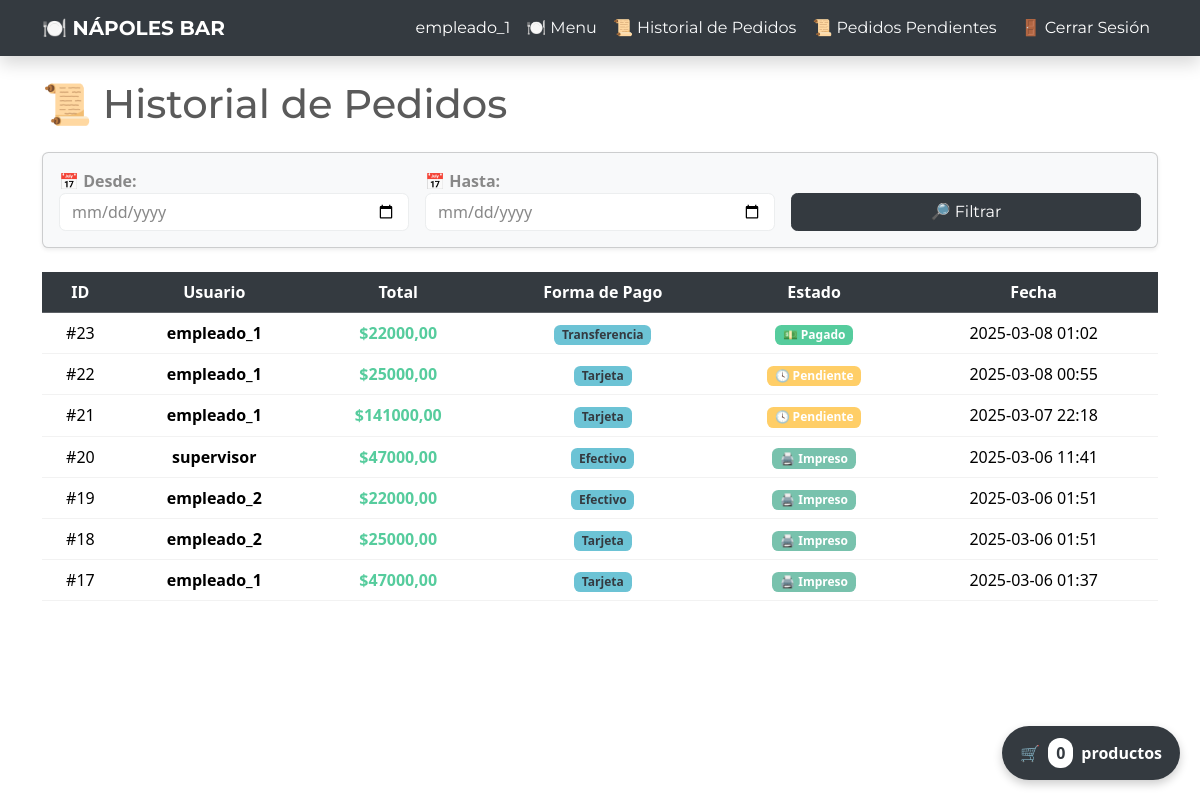
Page /orders/history/ (signed in) on the committed database.
### inventory/models.py (models this page shows, shortened)
class Order(models.Model):
    user = models.ForeignKey(User, on_delete=models.CASCADE)
    total = models.DecimalField(max_digits=10, decimal_places=2)
    status = models.CharField(
        max_length=20,
        choices=[("Pendiente", "Pendiente"), ("Pagado", "Pagado"), ("Impreso", "Impreso")],
        default="Pendiente"
    )
    payment_method = models.CharField(
        max_length=50,
        choices=[("Efectivo", "Efectivo"), ("Tarjeta", "Tarjeta"), ("Transferencia", "Transferencia")],
        default="Efectivo"
    )
    created_at = models.DateTimeField(auto_now_add=True)
    items = models.ManyToManyField(InventoryItem, through="OrderItem")

### inventory/views.py (the view)
# urls.py: path('orders/history/', OrderHistoryView.as_view(), name='order-history'),
class OrderHistoryView(LoginRequiredMixin, View):
    def get(self, request):
        orders = Order.objects.all().order_by("-created_at")  # 📌 Ordenados por fecha más reciente
        return render(request, "inventory/order_history.html", {"orders": orders})

### inventory/templates/inventory/order_history.html (shortened to what this page needs)
{% extends 'inventory/base.html' %}
{% block content %}
<h1 class="mb-4">📜 Historial de Pedidos</h1>
<div class="card bg-light p-3 shadow-sm mb-4">
    <div class="row g-3">
        <div class="col-md-4">
            <label class="fw-bold">📅 Desde:</label>
            <input type="date" id="start-date" class="form-control">
        </div>
        <div class="col-md-4">
            <label class="fw-bold">📅 Hasta:</label>
            <input type="date" id="end-date" class="form-control">
        </div>
        <div class="col-md-4 d-flex align-items-end">
            <button class="btn btn-dark w-100" onclick="filterOrders()">🔎 Filtrar</button>
        </div>
    </div>
</div>
{% if orders %}
<table class="table table-hover text-center align-middle" id="orders-table">
    <thead class="table-dark text-white">
        <tr>
            <th>ID</th>
            <th>Usuario</th>
            <th>Total</th>
            <th>Forma de Pago</th>
            <th>Estado</th>
            <th>Fecha</th>
        </tr>
    </thead>
    <tbody>
        {% for order in orders %}
        <tr data-date="{{ order.created_at|date:'Y-m-d' }}">
            <td>#{{ order.id }}</td>
            <td><strong>{{ order.user.username }}</strong></td>
            <td class="text-success fw-bold">${{ order.total }}</td>
            <td>
                <span class="badge bg-info text-dark">{{ order.payment_method }}</span>
            </td>
            <td>
                {% if order.status == "Pendiente" %}
                    <span class="badge bg-warning">🕓 Pendiente</span>
                {% elif order.status == "Pagado" %}
                    <span class="badge bg-success">💵 Pagado</span>
                {% elif order.status == "Impreso" %}
                    <span class="badge bg-primary">🖨️ Impreso</span>
                {% endif %}
            </td>
            <td>{{ order.created_at|date:"Y-m-d H:i" }}</td>
        </tr>
        {% endfor %}
    </tbody>
</table>
{% else %}
<p class="alert alert-warning">⚠️ No hay pedidos registrados.</p>
{% endif %}
{% endblock %}

### inventory/templates/inventory/navigation.html (shortened to what this page needs)
<nav class="navbar navbar-expand-lg navbar-dark bg-dark shadow">
    <div class="container">
        <a class="navbar-brand fw-bold" href="{% url 'index' %}">🍽️ NÁPOLES BAR</a>
        <div class="collapse navbar-collapse justify-content-end" id="navbarNav">
            <ul class="navbar-nav">
                {% if user.is_authenticated %}
                    <li class="nav-item">
                        <a class="nav-link text-white" href="#">{{ user.username }}</a>
                    </li>
                    <li class="nav-item">
                        <a class="nav-link btn btn-sm btn-outline-light btn-light" href="{% url 'dashboard' %}"> 🍽️ Menu</a>
                    </li>
					<li class="nav-item">
                        <a class="nav-link btn btn-sm btn-outline-light btn-light" href="{% url 'order-history' %}">📜 Historial de Pedidos</a>
                    </li>
                    <li class="nav-item">
                        <a class="nav-link btn btn-sm btn-outline-light btn-light" href="{% url 'pending-orders' %}">📜 Pedidos Pendientes</a>
                    </li>
                    <li class="nav-item">
                        <a class="nav-link btn btn-sm btn-danger ms-2" href="{% url 'logout' %}">🚪 Cerrar Sesión</a>
                    </li>
                {% endif %}
            </ul>
        </div>
    </div>
</nav>

### rows in the picture
Order: id "23", user.username "empleado_1", total "22000,00", payment_method "Transferencia", status "💵 Pagado", created_at "2025-03-08 01:02"
Order: id "22", user.username "empleado_1", total "25000,00", payment_method "Tarjeta", status "🕓 Pendiente", created_at "2025-03-08 00:55"
Order: id "21", user.username "empleado_1", total "141000,00", payment_method "Tarjeta", status "🕓 Pendiente", created_at "2025-03-07 22:18"
Order: id "20", user.username "supervisor", total "47000,00", payment_method "Efectivo", status "🖨️ Impreso", created_at "2025-03-06 11:41"
Order: id "19", user.username "empleado_2", total "22000,00", payment_method "Efectivo", status "🖨️ Impreso", created_at "2025-03-06 01:51"
Order: id "18", user.username "empleado_2", total "25000,00", payment_method "Tarjeta", status "🖨️ Impreso", created_at "2025-03-06 01:51"
Order: id "17", user.username "empleado_1", total "47000,00", payment_method "Tarjeta", status "🖨️ Impreso", created_at "2025-03-06 01:37"

### other values in the picture
{{ user.username }} "empleado_1"
